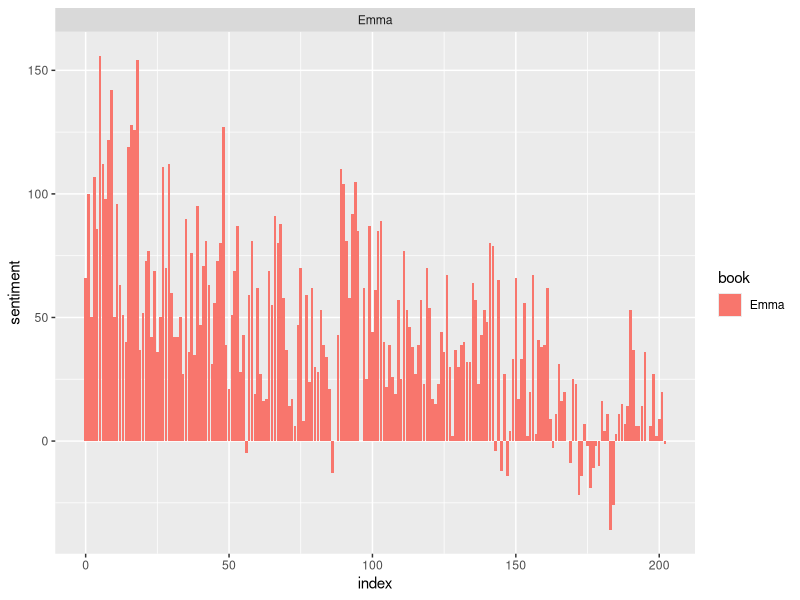
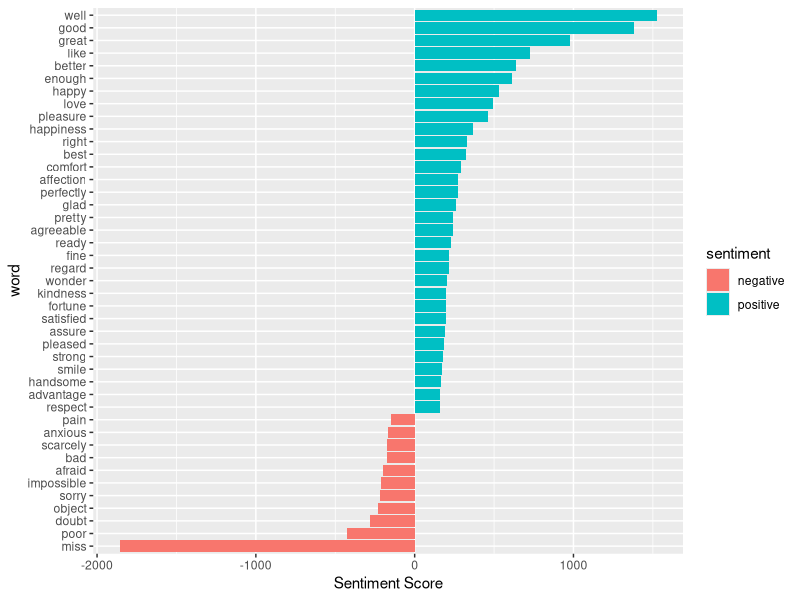
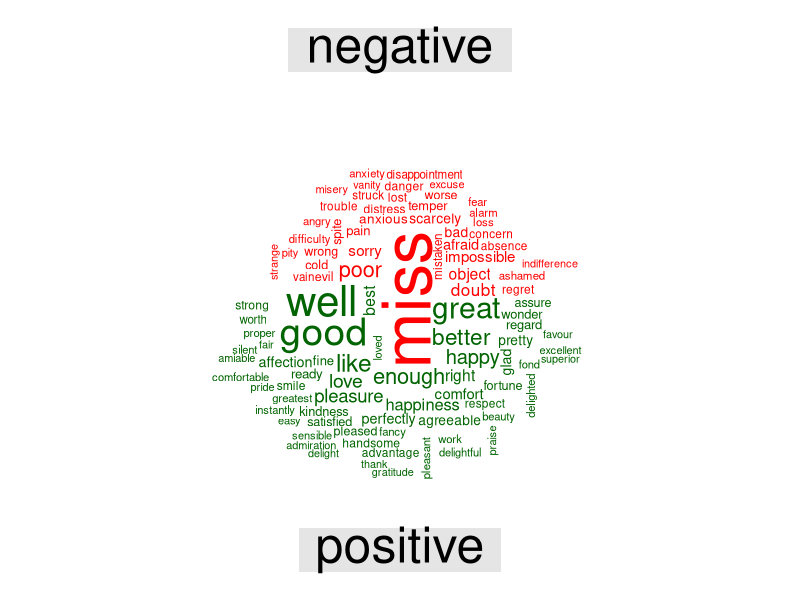

Recreate these plots in R, in order.
## ---- chunk 1
#install.packages("tidytext")
library(tidytext)
## ---- chunk 2
# view dictionary
sentiments
## ---- chunk 3
get_sentiments("bing")
## ---- chunk 4
library(janeaustenr)
library(stringr)
library(tidytext)
library(dplyr)
## ---- chunk 5
tidy_data <- austen_books() %>% group_by(book) %>%
  mutate(linenumber = row_number(),
         chapter = cumsum(str_detect(text, regex("^chapter [\\divxlc]", 
                          ignore_case = TRUE)))) %>%
# adds row number and relevant chapter number, each row represents a sentense from book
ungroup() %>%
unnest_tokens(word, text)
## ---- chunk 6
positive_sentiment <- get_sentiments("bing") %>%
  filter(sentiment == "positive")

tidy_data %>%
  filter(book == "Emma") %>%
  semi_join(positive_sentiment) %>%
  count(word, sord = TRUE)
# semi_join will return all words from table tidy_data which has match in positive_sentiment; joined by word
## ---- chunk 7
library(tidyr)
bing <- get_sentiments("bing")
Emma_sentiment <- tidy_data %>%
  inner_join(bing) %>%
  count(book = "Emma", index = linenumber %/% 80, sentiment) %>%
  spread(sentiment, n, fill = 0) %>% # this will show index and number of positive and negative words
mutate(sentiment = positive - negative)
## ---- chunk 8
library(ggplot2)

ggplot(Emma_sentiment, aes(index, sentiment, fill = book)) +
 geom_bar(stat = "identity", show.legend = TRUE) +
 facet_wrap(~book, ncol = 2, scales = "free_x")
## ---- chunk 9
counting_words <- tidy_data %>%
  inner_join(bing) %>%
  count(word, sentiment, sort = TRUE)

head(counting_words, 100)
## ---- chunk 10
counting_words %>%
 filter(n > 150) %>%
 mutate(n = ifelse(sentiment == "negative", -n, n)) %>%
 mutate(word = reorder(word, n)) %>%
 ggplot(aes(word, n, fill = sentiment))+
 geom_col() +
 coord_flip() +
 labs(y = "Sentiment Score")
## ---- chunk 11
library(reshape2)
library(wordcloud)

tidy_data %>%
 inner_join(bing) %>%
 count(word, sentiment, sort = TRUE) %>%
 acast(word ~ sentiment, value.var = "n", fill = 0) %>%
 comparison.cloud(colors = c("red", "dark green"),
          max.words = 100)
